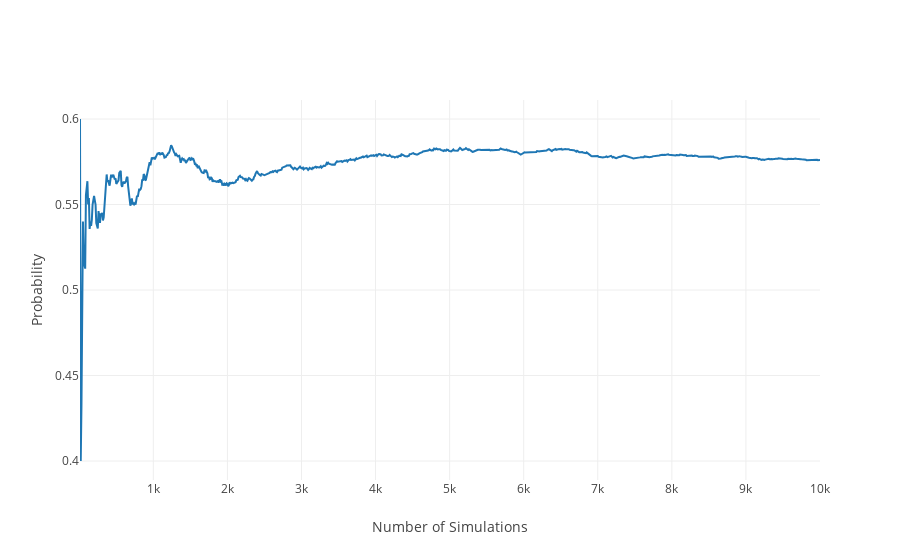

The notebook cell saved with this chart:
### Markdown cell above
# Question 2

Sickle cell anemia. Sickle cell anemia is a genetic blood disorder where red blood cells lose their flexibility and assume an abnormal, rigid, “sickle” shape, which results in a risk of various complications. If both parents are carriers of the disease, then a child has a 25% chance of having the disease, 50% chance of being a carrier, and 25% chance of neither having the disease nor being a carrier. If two parents who are carriers of the disease have 3 children, what is the probability that 

(a) two will have the disease? 

(b) none will have the disease? 

(c) at least one will neither have the disease nor be a carrier? 

(d) the first child with the disease will the be 3rd child? 

# Answer 


| `Symbol`| `Description`|`Probablity`|
|:-----:|-----| :----:|
| D | Disease | 0.25 |
| C | Carrier | 0.50|
| N | Neither having the disease nor being a carrier| 0.25 |



## a) two will have disease?
```
ans = P(DDC) + P(DCD) + P(CDD) +
      P(DDN) + P(DND) + P(NDD)
ans = 3 * (0.25 * 0.25 * 0.50) + 3 * (0.25 * 0.25 * 0.25)
ans = 0.140625
```
## b) none will have the disease?
```
ans = P(NNN) + P(NNC) + P(NCN) + P(CNN) +
      P(CCC) + P(NCC) + P(CNC) + P(CCN)
ans = (0.25 * 0.25 * 0.25) + 3 * (0.25 * 0.25 * 0.50) + 3 * (0.25 * 0.50 * 0.50) + (0.50 * 0.50 * 0.50) 
ans = 0.421875
```
## c) at least one will neither have the disease nor be a carrier?
```
ans = P(NNN) +
      P(NND) + P(NDN) + P(DNN) +
      P(NNC) + P(NCN) + P(CNN) +
      P(NCD) + P(NDC) + P(NCC) + P(NDD) +
      P(CND) + P(DNC) + P(CNC) + P(DND) +
      P(CDN) + P(DCN) + P(CCN) + P(DDN)
ans = (0.25 * 0.25 * 0.25) +
      3 * (0.25 * 0.25 * 0.25) + 
      3 * (0.25 * 0.25 * 0.50) + 
      3 * ((0.25 * 0.25 * 0.50) + (0.25 * 0.25 * 0.50) + (0.25 * 0.50 * 0.50) + (0.25 * 0.25 * 0.25))
ans = 0.578125
```
### Simulation

### Code cell
prob = [0.25, 0.50, 0.25] # [Disease, Carrier, Neither carrier nor disease]
options = ['D', 'C', 'N'] # [Disease, Carrier, Neither carrier nor disease]
count = 0
simulations = 0
x = []
y = []

while simulations < 10000:
    child1 = np.random.choice(options, p=prob)
    child2 = np.random.choice(options, p=prob)
    child3 = np.random.choice(options, p=prob)
    if child1 == 'N' or child2 == 'N' or child3 == 'N':
        count += 1
    simulations += 1
    if simulations != 0 and (simulations % 10) == 0:
            y.append(float(count) / float(simulations))
            x.append(simulations)

fig2 = plot_probs(x, y)
iplot(fig2)

prob = 100*float(count/simulations)
print('Probablity at lease one will neither have the disease nor be a carrier  %.2f%%' % prob)

### Figure 1 — Plotly figure (JSON) as saved in the notebook; plotly's stock layout.template omitted (floating-point values rounded to 4 significant figures; data arrays with more than 128 entries replaced by an {"elided": "..."} marker saying what was removed)
{"data": [{"type": "scatter", "x": {"elided": "1000 int values"}, "y": {"elided": "1000 float values"}}], "layout": {"xaxis": {"title": "Number of Simulations"}, "yaxis": {"title": "Probability"}}}
